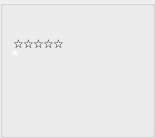
       <widget class="QGroupBox" name="groupBox1">
        <property name="minimumSize">
         <size>
          <width>155</width>
          <height>138</height>
         </size>
        </property>
        <property name="maximumSize">
         <size>
          <width>155</width>
          <height>138</height>
         </size>
        </property>
        <property name="title">
         <string/>
        </property>
        <widget class="MyAvatarLabel" name="label_Avatar1">
         <property name="geometry">
          <rect>
           <x>12</x>
           <y>64</y>
           <width>50</width>
           <height>50</height>
          </rect>
         </property>
         <property name="minimumSize">
          <size>
           <width>50</width>
           <height>50</height>
          </size>
         </property>
         <property name="maximumSize">
          <size>
           <width>50</width>
           <height>50</height>
          </size>
         </property>
         <property name="scaledContents">
          <bool>true</bool>
         </property>
        </widget>
        <widget class="MyNameLabel" name="label_PlayerName1">
         <property name="geometry">
          <rect>
           <x>11</x>
           <y>115</y>
           <width>136</width>
           <height>15</height>
          </rect>
         </property>
         <property name="minimumSize">
          <size>
           <width>136</width>
           <height>15</height>
          </size>
         </property>
         <property name="maximumSize">
          <size>
           <width>136</width>
           <height>15</height>
          </size>
         </property>
         <property name="alignment">
          <set>Qt::AlignLeading|Qt::AlignLeft|Qt::AlignTop</set>
         </property>
         <property name="openExternalLinks">
          <bool>true</bool>
         </property>
        </widget>
        <widget class="MySetLabel" name="textLabel_Set1">
         <property name="geometry">
          <rect>
           <x>57</x>
           <y>1</y>
           <width>100</width>
           <height>15</height>
          </rect>
         </property>
         <property name="minimumSize">
          <size>
           <width>100</width>
           <height>15</height>
          </size>
         </property>
         <property name="maximumSize">
          <size>
           <width>100</width>
           <height>15</height>
          </size>
         </property>
         <property name="alignment">
          <set>Qt::AlignCenter</set>
         </property>
        </widget>
        <widget class="MyCashLabel" name="textLabel_Cash1">
         <property name="geometry">
          <rect>
           <x>54</x>
           <y>101</y>
           <width>90</width>
           <height>15</height>
          </rect>
         </property>
         <property name="minimumSize">
          <size>
           <width>90</width>
           <height>15</height>
          </size>
         </property>
         <property name="maximumSize">
          <size>
           <width>90</width>
           <height>15</height>
          </size>
         </property>
         <property name="alignment">
          <set>Qt::AlignRight|Qt::AlignTrailing|Qt::AlignVCenter</set>
         </property>
        </widget>
        <widget class="QLabel" name="textLabel_Button1">
         <property name="geometry">
          <rect>
           <x>23</x>
           <y>2</y>
           <width>28</width>
           <height>28</height>
          </rect>
         </property>
         <property name="minimumSize">
          <size>
           <width>28</width>
           <height>28</height>
          </size>
         </property>
         <property name="maximumSize">
          <size>
           <width>28</width>
           <height>28</height>
          </size>
         </property>
         <property name="text">
          <string/>
         </property>
         <property name="scaledContents">
          <bool>true</bool>
         </property>
        </widget>
        <widget class="MyCardsPixmapLabel" name="pixmapLabel_card1a">
         <property name="geometry">
          <rect>
           <x>71</x>
           <y>25</y>
           <width>48</width>
           <height>76</height>
          </rect>
         </property>
         <property name="minimumSize">
          <size>
           <width>48</width>
           <height>76</height>
          </size>
         </property>
         <property name="maximumSize">
          <size>
           <width>48</width>
           <height>76</height>
          </size>
         </property>
         <property name="scaledContents">
          <bool>true</bool>
         </property>
        </widget>
        <widget class="MyCardsPixmapLabel" name="pixmapLabel_card1b">
         <property name="geometry">
          <rect>
           <x>95</x>
           <y>25</y>
           <width>48</width>
           <height>76</height>
          </rect>
         </property>
         <property name="minimumSize">
          <size>
           <width>48</width>
           <height>76</height>
          </size>
         </property>
         <property name="maximumSize">
          <size>
           <width>48</width>
           <height>76</height>
          </size>
         </property>
         <property name="scaledContents">
          <bool>true</bool>
         </property>
        </widget>
        <widget class="MyStatusLabel" name="textLabel_Status1">
         <property name="geometry">
          <rect>
           <x>-10</x>
           <y>22</y>
           <width>100</width>
           <height>40</height>
          </rect>
         </property>
         <property name="minimumSize">
          <size>
           <width>100</width>
           <height>40</height>
          </size>
         </property>
         <property name="maximumSize">
          <size>
           <width>100</width>
           <height>40</height>
          </size>
         </property>
         <property name="text">
          <string/>
         </property>
         <property name="alignment">
          <set>Qt::AlignCenter</set>
         </property>
        </widget>
        <widget class="MyTimeoutLabel" name="label_Timeout1">
         <property name="geometry">
          <rect>
           <x>11</x>
           <y>55</y>
           <width>50</width>
           <height>7</height>
          </rect>
         </property>
         <property name="minimumSize">
          <size>
           <width>50</width>
           <height>7</height>
          </size>
         </property>
         <property name="maximumSize">
          <size>
           <width>50</width>
           <height>7</height>
          </size>
         </property>
         <property name="text">
          <string/>
         </property>
        </widget>
        <widget class="QLabel" name="label_playerTip1">
         <property name="geometry">
          <rect>
           <x>12</x>
           <y>46</y>
           <width>16</width>
           <height>17</height>
          </rect>
         </property>
         <property name="text">
          <string notr="true">&lt;!DOCTYPE HTML PUBLIC &quot;-//W3C//DTD HTML 4.0//EN&quot; &quot;http://www.w3.org/TR/REC-html40/strict.dtd&quot;&gt;
&lt;html&gt;&lt;head&gt;&lt;meta name=&quot;qrichtext&quot; content=&quot;1&quot; /&gt;&lt;style type=&quot;text/css&quot;&gt;
p, li { white-space: pre-wrap; }
&lt;/style&gt;&lt;/head&gt;&lt;body style=&quot; font-family:'Ubuntu'; font-size:11pt; font-weight:400; font-style:normal;&quot;&gt;
&lt;p style=&quot; margin-top:0px; margin-bottom:0px; margin-left:0px; margin-right:0px; -qt-block-indent:0; text-indent:0px;&quot;&gt;&lt;span style=&quot; font-weight:600; color:#ffffff;&quot;&gt;*&lt;/span&gt;&lt;/p&gt;&lt;/body&gt;&lt;/html&gt;</string>
         </property>
        </widget>
        <widget class="QLabel" name="label_Star31">
         <property name="geometry">
          <rect>
           <x>33</x>
           <y>36</y>
           <width>12</width>
           <height>12</height>
          </rect>
         </property>
         <property name="text">
          <string notr="true">&lt;a&gt;&amp;#9734;&lt;/a&gt;</string>
         </property>
        </widget>
        <widget class="QLabel" name="label_Star21">
         <property name="geometry">
          <rect>
           <x>23</x>
           <y>36</y>
           <width>12</width>
           <height>12</height>
          </rect>
         </property>
         <property name="text">
          <string notr="true">&lt;a&gt;&amp;#9734;&lt;/a&gt;</string>
         </property>
        </widget>
        <widget class="QLabel" name="label_Star51">
         <property name="geometry">
          <rect>
           <x>53</x>
           <y>36</y>
           <width>12</width>
           <height>12</height>
          </rect>
         </property>
         <property name="text">
          <string notr="true">&lt;a&gt;&amp;#9734;&lt;/a&gt;</string>
         </property>
        </widget>
        <widget class="QLabel" name="label_Star41">
         <property name="geometry">
          <rect>
           <x>43</x>
           <y>36</y>
           <width>12</width>
           <height>12</height>
          </rect>
         </property>
         <property name="text">
          <string notr="true">&lt;a&gt;&amp;#9734;&lt;/a&gt;</string>
         </property>
        </widget>
        <widget class="QLabel" name="label_Star11">
         <property name="geometry">
          <rect>
           <x>13</x>
           <y>36</y>
           <width>12</width>
           <height>12</height>
          </rect>
         </property>
         <property name="text">
          <string notr="true">&lt;a&gt;&amp;#9734;&lt;/a&gt;</string>
         </property>
        </widget>
       </widget>
